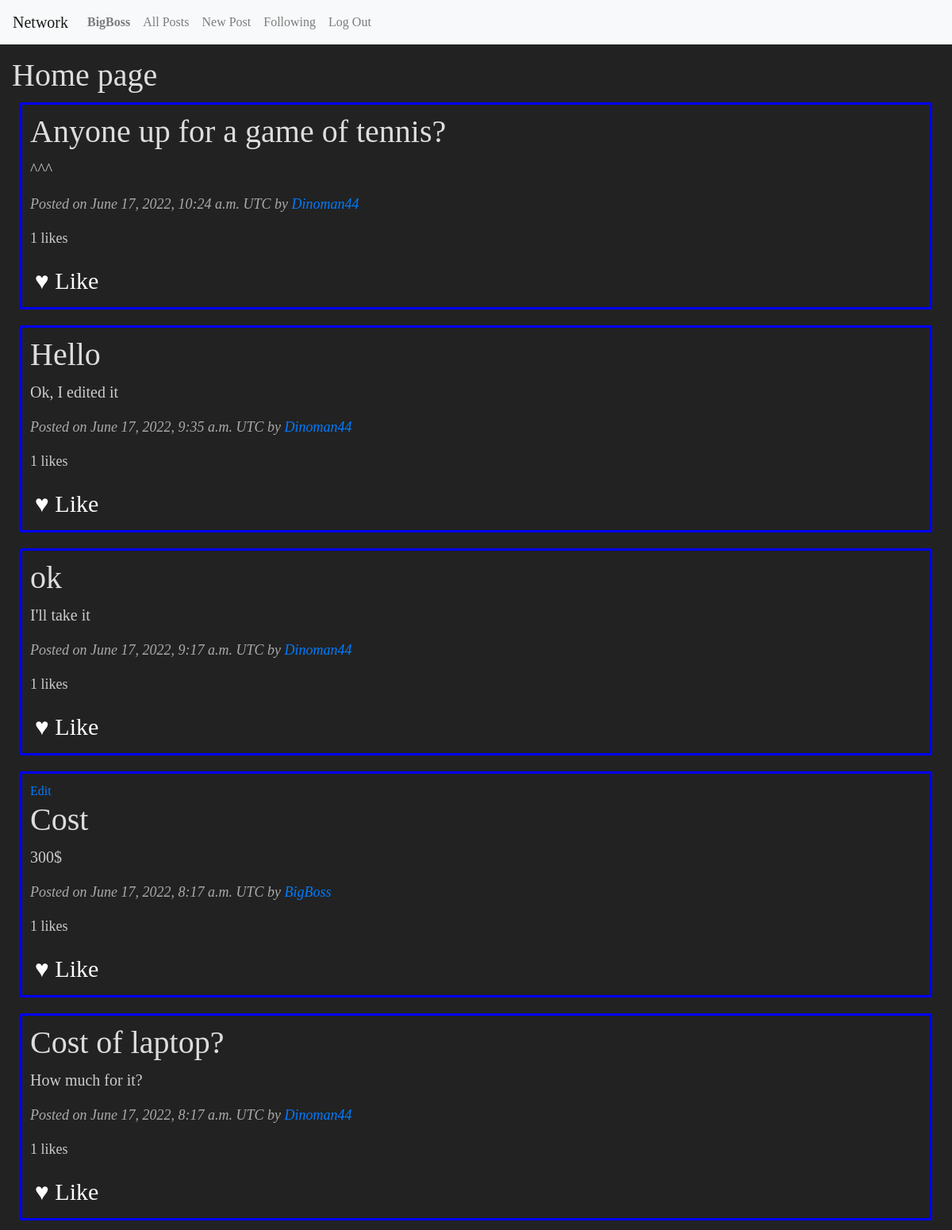
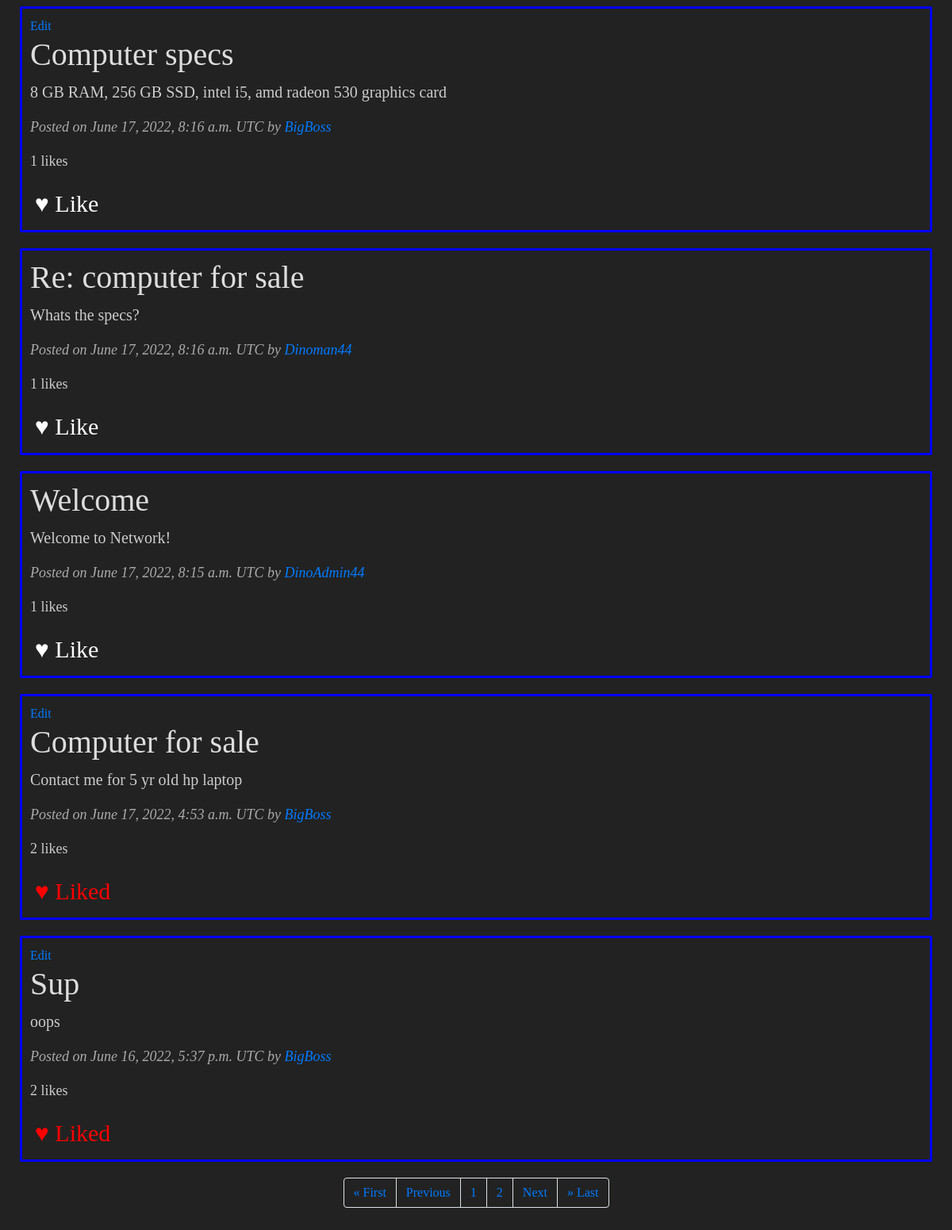
Screenshot of / (signed in) with the database file from the repository (2 pictures, top to bottom).
### network/models.py (models this page shows, shortened)
class User(AbstractUser):
    def __str__(self):
        return f"{self.username}"
    pass

class Post(models.Model):
    post_id = AutoField(primary_key=True)
    poster = ForeignKey(User, on_delete=models.CASCADE, related_name="poster")
    title = CharField(max_length=200)
    content = CharField(max_length=400)
    upload_date = DateTimeField()
    likes = IntegerField(default=0)

### network/views.py (the view)
# urls.py: path("", views.index, name="index"),
def index(request):
    raw_posts = Post.objects.all().order_by("-upload_date")
    posts =[]
    user = request.user
    if user.is_authenticated:
        for p in raw_posts:
            if Like.objects.filter(liker=user, liked_post=p.post_id).exists():
                posts.append([p.post_id, p.poster, p.title, p.content, p.upload_date, p.likes, True])
            else:
                posts.append([p.post_id, p.poster, p.title, p.content, p.upload_date, p.likes, False])
    else:
        for p in raw_posts:
            posts.append([p.post_id, p.poster, p.title, p.content, p.upload_date, p.likes, False])
    pagination = Paginator(posts, 10)
    page_num = request.GET.get('page')
    posts = pagination.get_page(page_num)
    return render(request, "network/index.html", {
        "posts": posts,
        "num_pages": range(1, posts.paginator.num_pages+1)
    })

### network/templates/network/index.html (shortened to what this page needs)
{% extends "network/layout.html" %}
{% block body %}
    <h1>Home page</h1>
    {% for post in posts %}
        <div class="post-card">
            {% if request.user == post.1 %}
                <a class="edit_btn" id="edit-{{ post.0 }}" href="#">Edit</a>
            {% endif %}
            <h1>{{ post.2 }}</h2>
            <p id="content-{{ post.0 }}">{{ post.3 }}</p>
            <p style="font-style: italic; color: #aaa; font-size: 18px;">Posted on {{ post.4 }} UTC by <a href="/user/{{ post.1.id }}">{{ post.1 }}</a></p>
            <p style="font-size: 18px;" id="num-likes-{{ post.0 }}">{{ post.5 }} likes</p>
            {% if post.6 %}
                <button class="like-btn" id="like-{{ post.0 }}" style="color: red">♥ Liked</button>
            {% else %}
                <button class="like-btn" id="like-{{ post.0 }}" style="color: white">♥ Like</button>
            {% endif %}
        </div>
    {% endfor %}
    <nav aria-label="Paginator">
        <ul class="pagination justify-content-center">
            <li class="page-item"><a class="page-link" href="?page=1">&laquo; First</a></li>
            {% if posts.has_previous %}
                <li class="page-item"><a class="page-link" href="?page={{ posts.previous_page_number }}">Previous</a></li>
            {% else %}
                <li class="page-item">
                    <a class="page-link" href="#" tabindex="-1">Previous</a>
                </li>
            {% endif %}
            {% for num in num_pages %}
                <li class="page-item"><a class="page-link" href="?page={{ num }}">{{ num }}</a></li>
            {% endfor %}
            {% if posts.has_next %}
                <li class="page-item"><a class="page-link" href="?page={{ posts.next_page_number }}">Next</a></li>
            {% else %}
                <li class="page-item">
                    <a class="page-link" href="#" tabindex="-1">Next</a>
                </li>
            {% endif %}
            <li class="page-item"><a class="page-link" href="?page={{ posts.paginator.num_pages }}">&raquo; Last</a></li>
        </ul>
    </nav>
{% endblock %}

### network/templates/network/layout.html (shortened to what this page needs)
{% load static %}
<!DOCTYPE html>
<html lang="en">
    <head>
        <link rel="stylesheet" href="https://stackpath.bootstrapcdn.com/bootstrap/4.4.1/css/bootstrap.min.css">
        <link href="{% static 'network/styles.css' %}" rel="stylesheet">
    </head>
    <body>
        <nav class="navbar navbar-expand-lg navbar-light bg-light">
            <a class="navbar-brand" href="{% url 'index' %}">Network</a>
            <div>
              <ul class="navbar-nav mr-auto">
                {% if user.is_authenticated %}
                    <li class="nav-item">
                        <a class="nav-link" href="{% url 'see_user' user.id %}"><strong>{{ user.username }}</strong></a>
                    </li>
                {% endif %}
                <li class="nav-item">
                  <a class="nav-link" href="{% url 'index' %}">All Posts</a>
                </li>
                {% if user.is_authenticated %}
                    <li class="nav-item">
                        <a class="nav-link" href="{% url 'new_post' %}">New Post</a>
                    </li>
                    <li class="nav-item">
                        <a class="nav-link" href="{% url 'following' %}">Following</a>
                    </li>
                    <li class="nav-item">
                        <a class="nav-link" href="{% url 'logout' %}">Log Out</a>
                    </li>
                {% endif %}
              </ul>
            </div>
          </nav>
        <div class="body">
            {% block body %}
            {% endblock %}
        </div>
    </body>
</html>

### network/static/network/styles.css (style rules this page uses)
body { min-height: 750px; background-color: #222; color: #ddd; font-family: Verdana; }
.body { padding: 15px; }
p { font-size: 20px; color: #ccc; }
.like-btn { border: none; background-color: inherit; color: white; font-size: 30px; }
.post-card { border: solid; border-radius: 2px; border-color: blue; padding: 10px; margin: 10px; margin-bottom: 20px; }
.page-link { background-color: #222; }

### rows the page displays
User: username "BigBoss", title "Cost", content "300$", upload_date "June 17, 2022, 8:17 a.m.", is_active "1", title "Computer specs", content "8 GB RAM, 256 GB SSD, intel i5, amd radeon 530 graphics card", upload_date "June 17, 2022, 8:16 a.m.", title "Computer for sale", content "Contact me for 5 yr old hp laptop", upload_date "June 17, 2022, 4:53 a.m.", id "2", title "Sup", content "oops", upload_date "June 16, 2022, 5:37 p.m."
User: title "Anyone up for a game of tennis?", content "^^^", upload_date "June 17, 2022, 10:24 a.m.", username "Dinoman44", post "1", title "Hello", content "Ok, I edited it", upload_date "June 17, 2022, 9:35 a.m.", title "ok", content "I'll take it", upload_date "June 17, 2022, 9:17 a.m.", title "Cost of laptop?", content "How much for it?", upload_date "June 17, 2022, 8:17 a.m.", title "Re: computer for sale", content "Whats the specs?", upload_date "June 17, 2022, 8:16 a.m."
User: title "Welcome", content "Welcome to Network!", upload_date "June 17, 2022, 8:15 a.m.", username "DinoAdmin44", post "1"

### other values shown
{{ num }} "1" "2"
